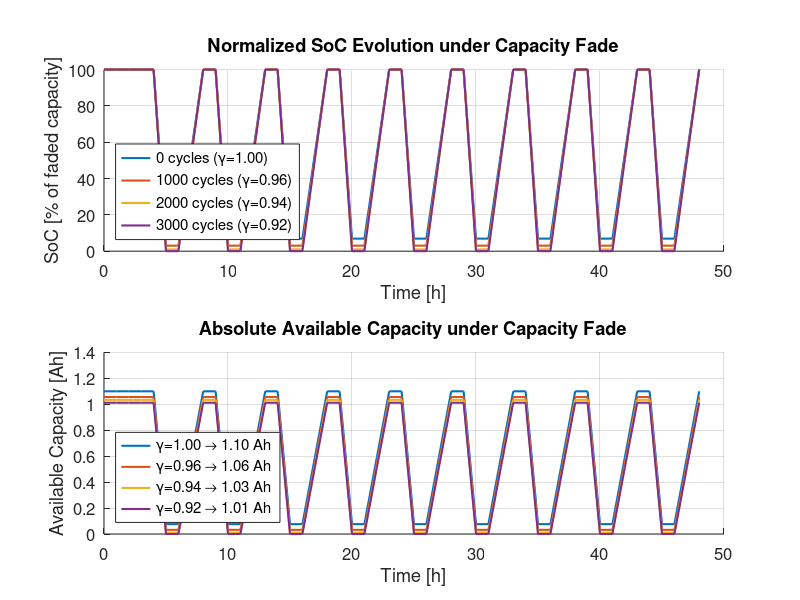

Write MATLAB code to recreate this figure.
%% soc_static_trap_profile_with_fade.m
% GE‐style SOC evolution for fixed γ values, using a trapezoidal C‐rate profile
% Enhanced: plots both normalized SoC and absolute available capacity to
% visualize capacity fade.
clear; clc; close all;

%% 1 ── Cell & model parameters
Q_N        = 1.1;        % Nominal capacity [Ah]
I_N        = 1.0;        % Rated current  [A]
T_nom      = 25;         % Nominal temperature [°C]
T_amb      = 22;         % Ambient temperature [°C]
n          = -0.03;      % Efficiency exponent
SOC0       = 1.0;        % Initial SoC (100% of faded capacity)

%% 2 ── Time grid
dt_hr      = 1;          % Time step [h]
t_end      = 48;         % Total simulation time [h]
T_vec      = 0:dt_hr:t_end;
N          = numel(T_vec);

%% 3 ── Trapezoidal current‐rate profile (in C‐rates)
pattern_C  = [ 1, 0, -0.5, -0.5, 0 ];  % Discharge 1C, rest, charge 0.5C×2h, rest
period_h   = numel(pattern_C);
I_C        = repmat(pattern_C,1,ceil(N/period_h));
I_C        = I_C(1:N);
I          = I_C * I_N;  % Convert C-rate to current [A]

%% 4 ── Fixed γ states from Preger/Ge data
cycle_count = [   0, 1000, 2000, 3000];
gamma_vals  = [1.00, 0.96, 0.94, 0.92];
colors      = lines(numel(cycle_count));

%% 5 ── Simulation & data storage
SOC_matrix       = zeros(numel(gamma_vals), N);
Q_available_mat  = zeros(numel(gamma_vals), N);

for j = 1:numel(cycle_count)
    gamma = gamma_vals(j);
    SOC   = zeros(1,N);
    SOC(1)= SOC0;
    
    for k = 2:N
        % instantaneous temperature factor\        
        K_T = 1 + 0.008 * (T_nom - T_amb);
        I_k = I(k);
        % coulombic efficiency
        if I_k ~= 0
            eta = (abs(I_k)/I_N)^n;
            eta = min(max(eta,0),1);
        else
            eta = 1;
        end
        % SoC update
        dSOC = (K_T * eta * I_k * dt_hr) / (gamma * Q_N);
        SOC(k) = SOC(k-1) - dSOC;
        SOC(k) = min(max(SOC(k),0),1);
    end
    % store normalized SoC
    SOC_matrix(j,:) = SOC;
    % compute absolute available capacity [Ah]
    Q_available_mat(j,:) = gamma * Q_N .* SOC;
end

%% 6 ── Visualization
figure('Position',[100 100 800 600]);

% Subplot 1: normalized SoC
subplot(2,1,1); hold on; grid on;
for j = 1:numel(cycle_count)
    plot(T_vec, SOC_matrix(j,:)*100, 'LineWidth',1.5, 'Color',colors(j,:), ...
         'DisplayName', sprintf('%d cycles (γ=%.2f)', cycle_count(j), gamma_vals(j)));
end
xlabel('Time [h]');
ylabel('SoC [% of faded capacity]');
title('Normalized SoC Evolution under Capacity Fade');
legend('Location','southwest');
set(gca,'FontSize',12);

% Subplot 2: absolute available capacity
subplot(2,1,2); hold on; grid on;
for j = 1:numel(cycle_count)
    plot(T_vec, Q_available_mat(j,:), 'LineWidth',1.5, 'Color',colors(j,:), ...
         'DisplayName', sprintf('γ=%.2f → %.2f Ah', gamma_vals(j), gamma_vals(j)*Q_N));
end
xlabel('Time [h]');
ylabel('Available Capacity [Ah]');
title('Absolute Available Capacity under Capacity Fade');
legend('Location','southwest');
set(gca,'FontSize',12);
